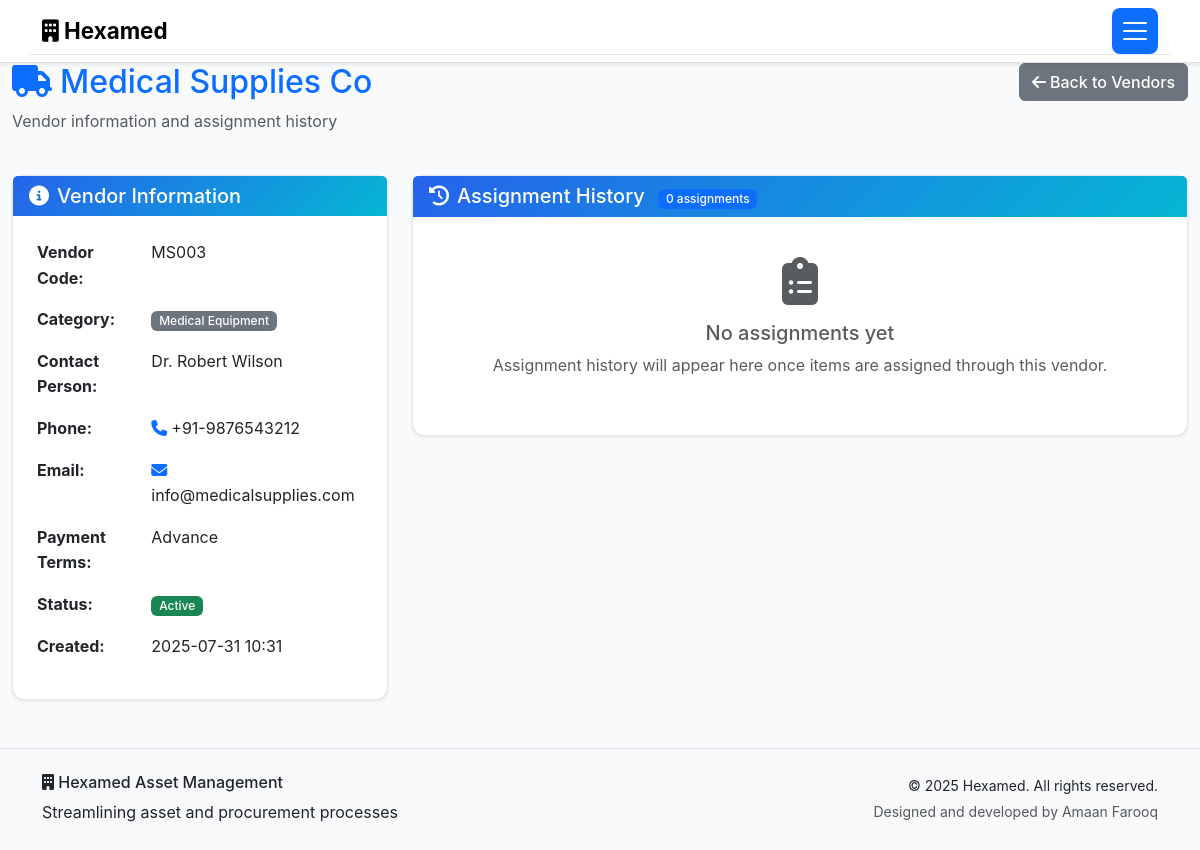
Before: /vendor/3 (signed in) with the older database file.
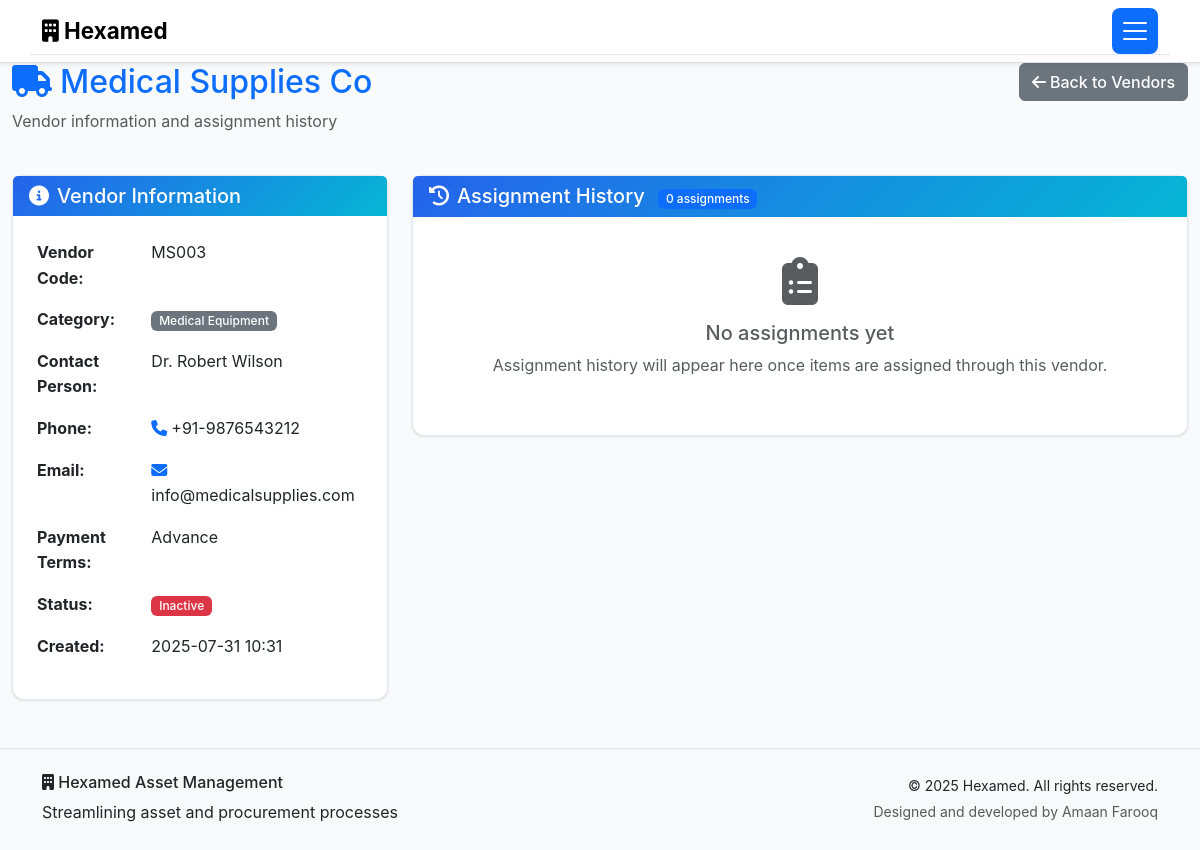
After: the same page with the newer database file.
### routes.py (the view)
    def decorated_function(*args, **kwargs):
        if 'user_id' not in session:
            flash('Please log in to access this page.', 'warning')
            return redirect(url_for('login'))
        return f(*args, **kwargs)

### routes.py (called while the page is built)
def require_login(f):
    def decorated_function(*args, **kwargs):
        if 'user_id' not in session:
            flash('Please log in to access this page.', 'warning')
            return redirect(url_for('login'))
        return f(*args, **kwargs)
    decorated_function.__name__ = f.__name__
    return decorated_function

@app.route('/vendor/<int:vendor_id>')
@require_login
def view_vendor_detail(vendor_id):
    vendor = Vendor.query.get_or_404(vendor_id)
    assignments = ItemAssignment.query.filter_by(vendor_id=vendor_id).order_by(ItemAssignment.created_at.desc()).limit(10).all()
    user = User.query.get(session['user_id'])
    return render_template('vendor_detail.html', vendor=vendor, assignments=assignments, user=user)

### templates/vendor_detail.html (shortened to what the changed rows need)
{% extends "base.html" %}
{% block content %}
<div class="container-fluid">
    <div class="row mb-4">
        <div class="col">
            <h2 class="text-primary">
                <i class="fas fa-truck me-2"></i>{{ vendor.vendor_name }}
            </h2>
        </div>
    </div>
    <div class="row">
        <div class="col-lg-4">
            <div class="card">
                <div class="card-body">
                    <table class="table table-borderless">
                        <tr>
                            <td>
                                {% if vendor.is_active %}
                                <span class="badge bg-success">Active</span>
                                {% else %}
                                <span class="badge bg-danger">Inactive</span>
                                {% endif %}
                            </td>
                        </tr>
                    </table>
                </div>
            </div>
        </div>
    </div>
</div>
{% endblock %}

Changed rows visible on the page:
changed Vendor "Medical Supplies Co": is_active True → False (drawn)
Other visible differences:
text no longer shown: "Active"
text now shown: "Inactive"
